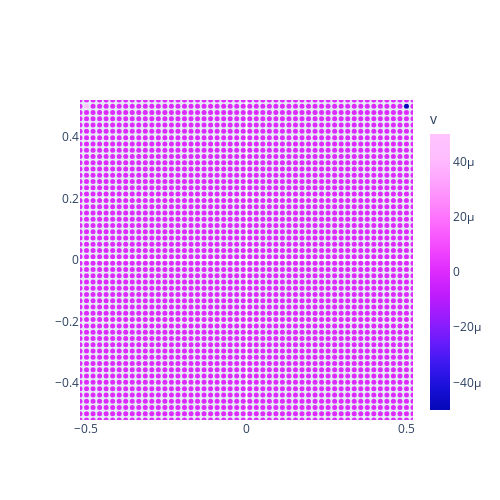

This figure's notebook cell:
### Code cell
results.plot_property("v", t_ndx=1, use_matplotlib=False)

### Figure 1 — Plotly figure (JSON) as saved in the notebook; plotly's stock layout.template omitted (floating-point values rounded to 4 significant figures; data arrays with more than 128 entries replaced by an {"elided": "..."} marker saying what was removed)
{"data": [{"marker": {"color": {"elided": "2704 float values"}, "colorbar": {"thickness": 20, "title": {"text": "v"}}, "colorscale": [[0, "#0508b8"], [0.08333, "#1910d8"], [0.1667, "#3c19f0"], [0.25, "#6b1cfb"], [0.3333, "#981cfd"], [0.4167, "#bf1cfd"], [0.5, "#dd2bfd"], [0.5833, "#f246fe"], [0.6667, "#fc67fd"], [0.75, "#fe88fc"], [0.8333, "#fea5fd"], [0.9167, "#febefe"], [1, "#fec3fe"]], "size": 5}, "mode": "markers", "name": "v", "type": "scatter", "x": {"elided": "2704 float values"}, "y": {"elided": "2704 float values"}}], "layout": {"height": 500, "scene": {"aspectmode": "data"}, "width": 500, "xaxis": {"range": [-0.52, 0.52]}, "yaxis": {"range": [-0.52, 0.52]}}}
